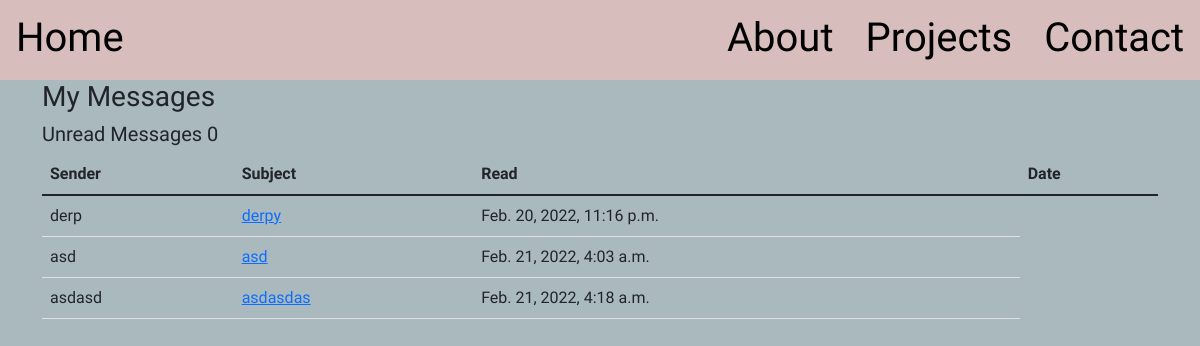
Screenshot of /inbox/ with the database file from the repository.
### base/models.py (models this page shows, shortened)
class Message(models.Model):
    name = models.CharField(max_length=200, null=True)
    email = models.CharField(max_length=200, null=True)
    subject = models.CharField(max_length=200, null=True)
    body = models.TextField()
    is_read = models.BooleanField(default=False)
    created = models.DateTimeField(auto_now_add=True)
    id = models.UUIDField(default=uuid.uuid4, unique=True, primary_key=True, editable=False)

### base/views.py (the view)
# urls.py: path('inbox/', views.inboxPage, name="inbox"),
def inboxPage(request):
    inbox = Message.objects.all().order_by('is_read')
    unreadCount = Message.objects.filter(is_read=False).order_by('is_read').count()
    context = {'inbox': inbox, 'unreadCount': unreadCount}
    return render(request, 'base/inbox.html', context)

### base/templates/base/inbox.html
{% extends 'base/main.html' %}
{% load static %}
{% block content %}
<div class="container">
    <h3>My Messages</h3>
    <h5>Unread Messages {{unreadCount}}</h5>
    <table class="table">
        <thead>
            <tr>
                <th>Sender</th>
                <th>Subject</th>
                <th>Read</th>
                <th>Date</th>
            </tr>
        </thead>
        <tbody>
            {% for message in inbox %}
            {% if message.is_read %}
                <tr>
                {% else %}
                <tr style="font-weight: 900;">
                {% endif %}
                    <td>{{message.name}}</td>
                    <td><a href="{% url 'message' message.id %}">{{message.subject}}</a></td>
                    <td>{{message.created}}</td>
                </tr>
            {% endfor %}
        </tbody>
    </table>
</div>
{% endblock content %}

### static/styles/main.css (style rules this page uses)
body { background-color: #aab9bd; font-family: "Redressed", cursive; overflow: hidden; }

### rows the page displays
Message: name "derp", subject "derpy", created "Feb. 20, 2022, 11:16 p.m."
Message: name "asd", subject "asd", created "Feb. 21, 2022, 4:03 a.m."
Message: name "asdasd", subject "asdasdas", created "Feb. 21, 2022, 4:18 a.m."

### other values shown
{{ unreadCount }} "0"
